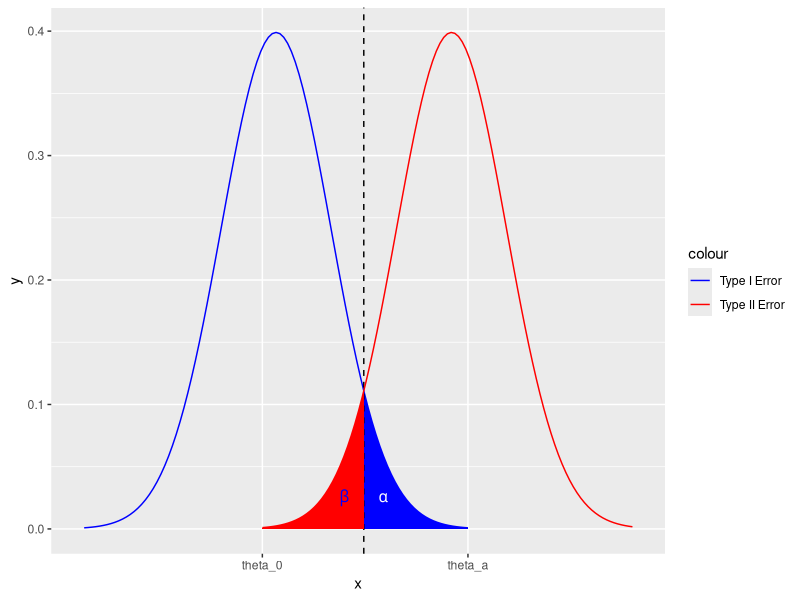

Write R code to recreate this figure.
## ---- chunk 1
knitr::opts_chunk$set(echo = TRUE)
library(ggplot2)
## ---- chunk 2
standardize1 = function(a, centered_only = TRUE) {

  avg = mean(a)
  st.d = sd(a)
  if (centered_only){
      return(a-avg)
  }
  else{
    return((a-avg)/st.d)
  }
}


standardize1(c(1,2,3,4), centered_only=FALSE)

standardize1(c(1,2,3,4), centered_only=TRUE)

standardize2 = function(a, na.rm= FALSE) {
  if(na.rm){
    a1 = subset(a,a!='NA')
  }
  else {
    a1 = a
  }
  avg = mean(a1)
  st.d = sd(a1)
  return((a-avg)/st.d)
}

standardize2(c(1,2,3,4,NA),na.rm=TRUE)

standardize2(c(1,2,NA,3,4,NA))
## ---- chunk 3
sum_of_elements = function(a) {
  overall_sum = 0
  for(i in 1:nrow(a)) {
    for (j in 1:ncol(a)){
      overall_sum = overall_sum + a[i,j]
    }
  }
  return(overall_sum)
}

a = matrix(1:20,nrow=5,byrow=FALSE)

sum_of_elements(a)

sum(a)
## ---- chunk 4
data = data.frame(x=c(-4,7))
ah_lim = c(-3.5,3.5)
n_lim = c(-0.25,6.5)
g = ggplot(data = data,aes(x=x)) + scale_x_discrete(limits=c(-0.25,3.5),labels=c("theta_0","theta_a")) + stat_function(aes(color="Type I Error"),xlim=ah_lim,fun=dnorm, n= 101,args = list(mean = 0, sd = 1)) + stat_function(fill="blue",xlim=c(1.6,3.5),fun=dnorm, n= 101,args = list(mean = 0, sd = 1),geom="area") + geom_vline(xintercept = 1.6,linetype="dashed") + stat_function(aes(color="Type II Error"),xlim=n_lim,fun=dnorm, n= 101,args = list(mean = 3.2, sd = 1)) + stat_function(fill="red",xlim=c(-0.25,1.6),fun=dnorm, n= 101,args = list(mean = 3.2, sd = 1),geom="area") + scale_color_manual(values=c("blue","red")) + annotate(geom="text",label=expression(beta),x=1.25,y=0.025,color="blue") + annotate(geom="text",label=expression(alpha),x=1.95,y=0.025,color="white")

plot(g)
## ---- chunk 5
isprime = function(x)
{test = TRUE
  for(i in seq(x-2)+1){
    if((x %% i) == 0)
    {test = FALSE}
  }
return(test)
}

isprime(89)
